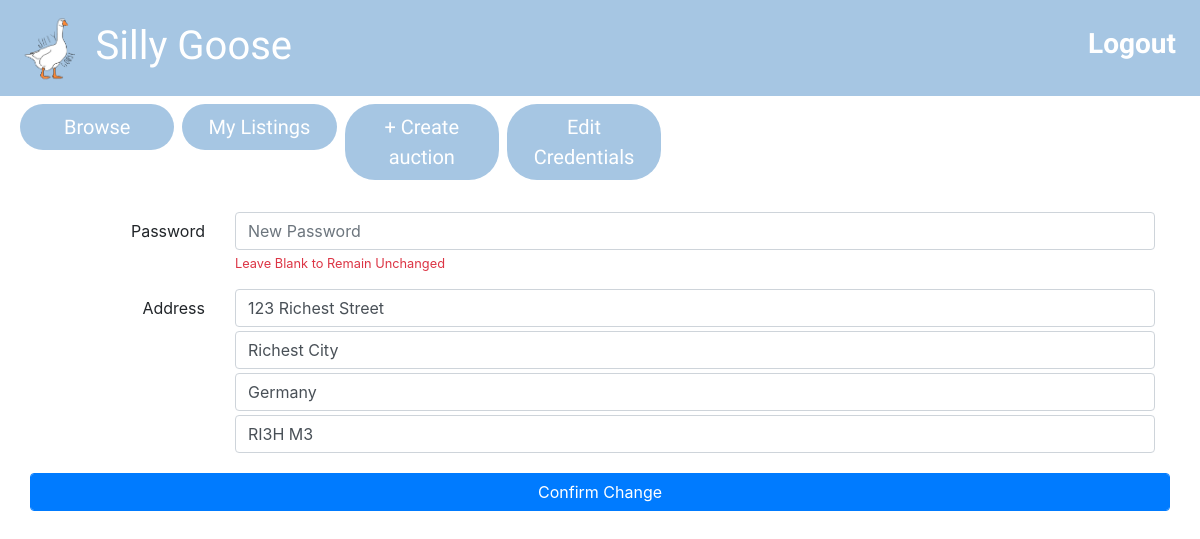
The app's page /edit_my_info.php (signed in) with its own data.
### tables this page shows
CREATE TABLE users ( 
  email VARCHAR(50) PRIMARY KEY,
  password VARCHAR(60),  
  accountType VARCHAR(6),
  country VARCHAR(30),
  city VARCHAR(30),
  postcode VARCHAR(30),
  addressLine VARCHAR(30)
);

### utilities.php (called while the page is built, shortened)
<?php
function query($query) {
  $connection = mysqli_connect($dbhost,$dbuser,$dbpass,$dbname);
  $result = mysqli_query($connection,$query);
  return $result;
}
?>

### edit_my_info.php (the view, shortened to what this page needs)
<?php include_once("header.php")?>
<?php include_once("utilities.php")?>
<?php
if (isset($_SESSION['username'])){
$my_username = $_SESSION['username'];
}
$query = "SELECT * FROM users WHERE email = '{$my_username}'";
$result = query($query);
$result = $result ->fetch_assoc();
$country = $result['country'];
$city = $result['city'];
$postcode = $result['postcode'];
$address = $result['addressLine'];
?>
  <div class="container mt-4">
    <form method="POST" id="editUser" action="edit_credentials_confirmation.php">
    <div class="form-group row">
    <label for="password" class="col-sm-2 col-form-label text-right">Password</label>
    <div class="col-sm-10">
      <input type="password" class="form-control" name="password" id="password" placeholder="New Password"  minlength = "7">
      <small id="passwordHelp" class="form-text text-muted"><span class="text-danger">Leave Blank to Remain Unchanged</span></small>
    </div>
  </div>
  <div class="form-group row">
  <label for="address_first_line" class="col-sm-2 col-form-label text-right">Address</label>
  <div class="col-sm-10">
      <input type="text" class="form-control" name="address_first_line"  value='<?php echo($address) ?>' placeholder = 'First Line of address' require>
      <input type="text" class="form-control" name="address_city"  value='<?php echo($city) ?>' placeholder = 'City' require>
      <input type="text" class="form-control" name="address_country" value='<?php echo($country) ?>' placeholder = 'Country' require>
      <input type= "text" class="form-control"name="address_post_code" value = '<?php echo($postcode) ?>' placeholder = 'Postcode' require>
    </div>
</div>
  <div class="form-group row">
    <button type="submit" class="btn btn-primary form-control">Confirm Change</button>
  </div>
</form>
</div>

### records on screen
users: address_first_line "123 Richest Street", address_city "Richest City", address_country "Germany", address_post_code "RI3H M3"
